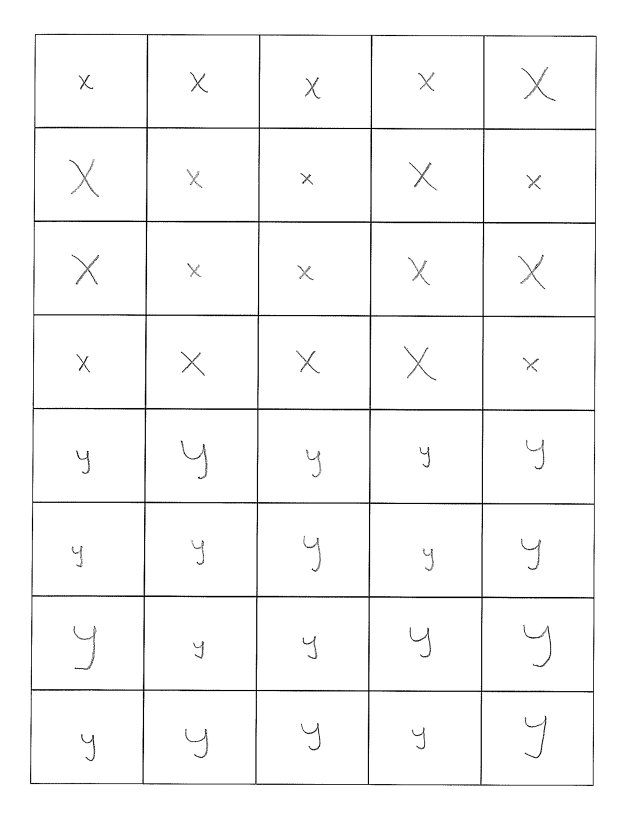
%> input picture x_y_train.png, 1275 x 1650 px (shown at 1/2 size)
$ octave final_sol.m   (GNU Octave 9; MATLAB toolbox functions it lacks are replaced by stand-ins)
%> lines starting %> are read from the running program, lines starting %| are printed output that depends on the picture
%% Preamble
% Andrew Walker
% AMATH 482 A
% Final Assignment - 3/19/14

close all;
clear all;

%% Crop Individual Letters
% Note that the image commands are, for the most part, commented out. I
% will plot only a few from each section for demonstration purposes and as
% to not overload the pdf with images. However, I have plotted them all and
% they all look reasonable.

xytrain = imread('x_y_train.png'); % Load the training set
%> xytrain is the input picture: size 1650x1275x3 uint8; min 0, max 255, mean 248.7
xytrain = xytrain(:,:,1);
%> xytrain: size 1650x1275 uint8
xytrain = xytrain(73:end-82,75:end-101); % Crop to the main array
%> xytrain: size 1496x1100 uint8
colormap gray;
image(xytrain,'CDataMapping','scaled'); % Check that it looks correct
axis off;

letter1 = xytrain(1:187,1:220);
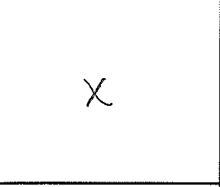
%> letter1: size 187x220 uint8; min 0, max 255, mean 249.8
figure;
colormap gray;
image(letter1,'CDataMapping','scaled'); % Check our first letter

% Do this for each letter in the array, and check that it looks okay,
% at this time we also crop a bit more to remove the black boarders
letter = cell(8,5);

for j=1:8
    for k=1:5
        letter{j,k} = xytrain(1+(187*(j-1)):187*j,1+(220*(k-1)):220*k);
        letter{j,k} = letter{j,k}(40:end-40,40:end-40);
        %figure; colormap gray;
        %image(letter{j,k},'CDataMapping','scaled');
    end
end
%> after the loop, letter = 40 items

figure; colormap gray; subplot(2,2,1), image(letter{1,1},'CDataMapping','scaled');
axis off; subplot(2,2,2), image(letter{5,1},'CDataMapping','scaled'); axis off;

% Now we want to remove whitespace to have the letter filling a rectangular
% array. To do this we will find the smallest rectangle that will contain
% the letter. For convenience we want white to correspond to 0, currently
% it is 255, so we will color invert the image for the sake of simplicity.
% We change the coloring back to regular before resizing the image.
for j=1:8
    for k=1:5
        letter{j,k} = 255 - letter{j,k};

        rowSum = sum(letter{j,k},1);
        colSum = sum(letter{j,k},2);
        nonWhiteHor = find(rowSum);
        nonWhiteVert = find(colSum);
        letter{j,k} = letter{j,k}(nonWhiteVert(1):nonWhiteVert(end), ...
                                  nonWhiteHor(1):nonWhiteHor(end));
        letter{j,k} = 255 - letter{j,k};

        % Now we can use the imresize function
        letter{j,k} = imresize(letter{j,k}, [8 8]);

        %figure; colormap gray;
        %image(letter{j,k},'CDataMapping','scaled');
    end
end

subplot(2,2,3), image(letter{1,1},'CDataMapping','scaled'); axis off;
subplot(2,2,4), image(letter{5,1},'CDataMapping','scaled'); axis off;
%> after `axis off`:
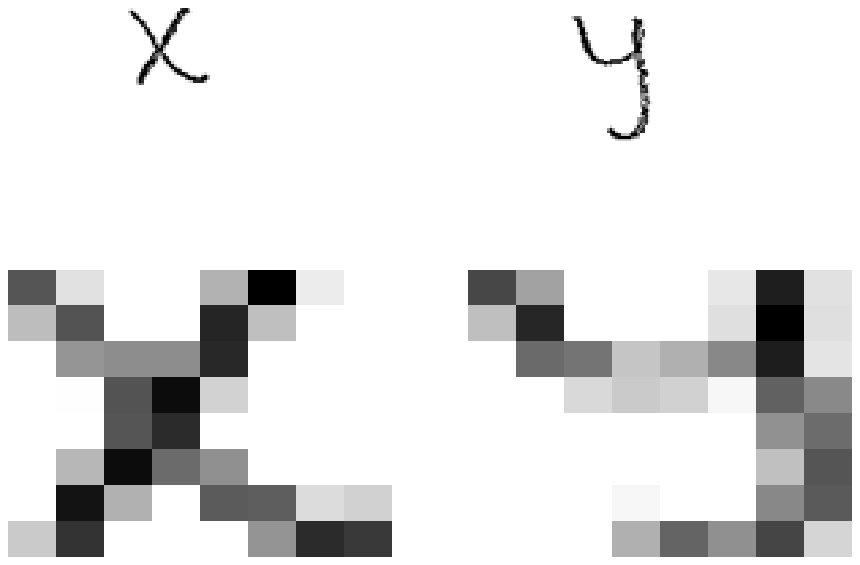
%> figure redrawn from the program's plot data, 4 panels

%% Implement the Approach on the Training Set
% This approach is inspired by a lecture given by Professor Brunton in
% AMATH 301. It is an adaptation of the 'eigenface' approach. We will use
% PCA on a set of training images to come up with a basis of 'average
% letters' on which we can project images. In this projected space x's and
% y's cluster separately. In fact we will find that we only need a single
% basis 'vector' to differentiate the letters, this suggests that a simpler
% approach may have also worked, but in the initial conception of the
% solution I assumed that it would be difficult to tell letters apart and
% hence chose a more robust method.

% Size of each picture
m = 8;
n = 8;

% Number of samples
N = 20;

avg = zeros(m*n,1);
A = [];

% Arrange our cropped and resize images
x = cell(1,20);
count = 1;
for j=1:4
    for k=1:5
        x{count} = letter{j,k};
        count = count + 1;
    end
end
%> after the loop, count = 21; x = 20 items
y = cell(1,20);
count = 1;
for j=5:8
    for k=1:5
        y{count} = letter{j,k};
        count = count + 1;
    end
end
%> after the loop, y = 20 items

% Load x
count = 0;
for j = 1:N
    u = x{j};
    M=double(u);
    R = reshape(M,m*n,1);
    A = [A,R];
    avg = avg + R;
    count = count + 1;
end
%> after the loop, avg = 64 values, max 5100 at index 3, min 3182 at index 29, mean 4545; count = 20

% Load y
for j = 1:N
    u = y{j};
    M = double(u);
    R = reshape(M,m*n,1);
    A = [A,R];
    avg = avg + R;
    count = count + 1;
end
%> after the loop, avg = 64 values, max 10200 at index 5, min 7179 at index 1, mean 9066.9
avg = avg /count;
%> avg = 64 values, max 255 at index 5, min 179.5 at index 1, mean 226.7

% Calculate the average
avgLetter = uint8(reshape(avg,m,n));
%> avgLetter = [179 232 255 255 254 240 202 219; 211 198 241 254 246 215 180 222; 244 218 193 222 205 195 203 232; 255 250 230 201 210 238 227 223; 255 255 243 207 224 252 235 217; 255 246 216 232 226 232 235 215; 249 223 223 245 246 221 204 217; 250 239 245 231 219 209 186 209]
figure; colormap gray; image(avgLetter,'CDataMapping','scaled');
axis off;

%De-mean the samples
for j = 1:2*N
    A(:,j) = A(:,j) - avg;
    R = reshape(A(:,j),m,n);
end

% SVD
[U,S,V] = svd(A,0);
Phi = U(:,1:2*N);
Phi(:,1) = -1*Phi(:,1);
figure; colormap gray;
count = 1;
% The nine most prominent basis 'vectors'
for j=1:9
    subplot(3,3,count)
    % The 1500* is for contrast purposes, otherwise we seen gray boxes
    image(uint8(reshape(1500*Phi(:,count),m,n)),'CDataMapping','scaled');
    count = count + 1;
    axis off;
end
%> after the loop, count = 10
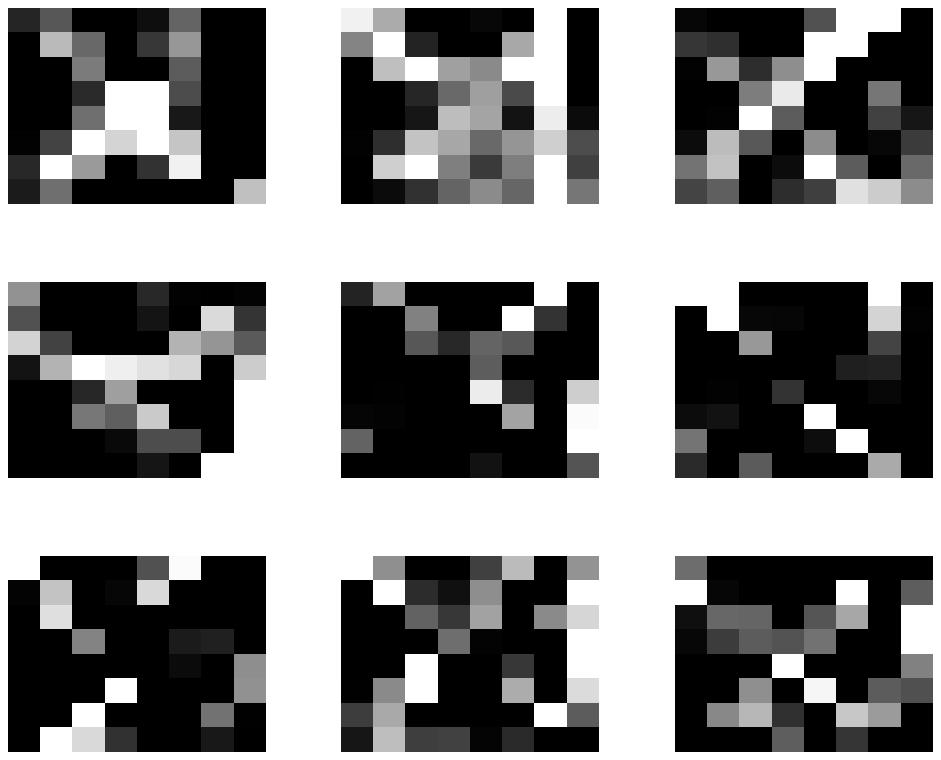
%> figure redrawn from the program's plot data, 9 panels

for j = 1:N
    imvec = A(:,j);
    X(:,j) = imvec'*Phi(:,1:3);
end
%> after the loop, X = 20 columns, first 8: [-228.9 -216.3 -177 -155.2 -135.5 -118.3 -155.3 -257.7; -30.15 -59.69 -13.2 -43.5 101.8 81.56 24.04 -141.8; -282.8 -32.34 -182.3 65.73 -57.08 37.78 -8.61 70.6]
for j = 1:N
    imvec = A(:,N+j);
    Y(:,j) = imvec'*Phi(:,1:3);
end
%> after the loop, Y = 20 columns, first 8: [195.6 93.29 147.8 259.7 159.3 210.4 169.1 139.7; -134.2 125.2 -4.65 -176.4 90.61 -88.46 14.92 47.62; -19.73 39.37 -14.92 -48.95 21.7 -24.9 5.38 -28.72]

% Plot the positions in a space spanned by the three most prominent basis
% 'vectors,' we have 40, but we can only visualize three.
figure;

plot3(X(1,:),X(2,:),X(3,:),'ro');
hold on;
plot3(Y(1,:),Y(2,:),Y(3,:),'bo');
legend('Training x','Training y');
grid on;
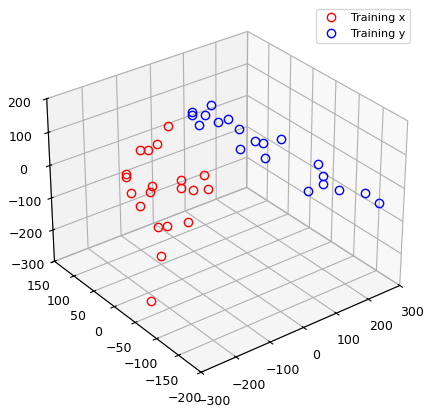
%> figure redrawn from the program's plot data

% We see that when we project our training images onto the first three
% eigenbasis that there is a clear distinction between an x and a y. In
% fact this is even overkill, we can plot just the first basis and see
% the separation is just as clear, as pointed out above, this suggests a
% simple method may also be just as effective given that we are ignoring 39
% of the basis 'vectors' we computed.

figure;

plot(X(1,:),'ro');
hold on;
plot(Y(1,:),'bo');
legend('Training x','Training y');
grid on;
xlabel('Sample #');
plot([0 20],[0 0],'k--'); % The zero line
%> figure, not shown here; highest point at x = 11, y = -94.13; highest point at x = 4, y = 259.7

% We have 100% differentiation in the training set

%% Test Our Approach on the Test Set

xytest = imread('x_y_test.png');
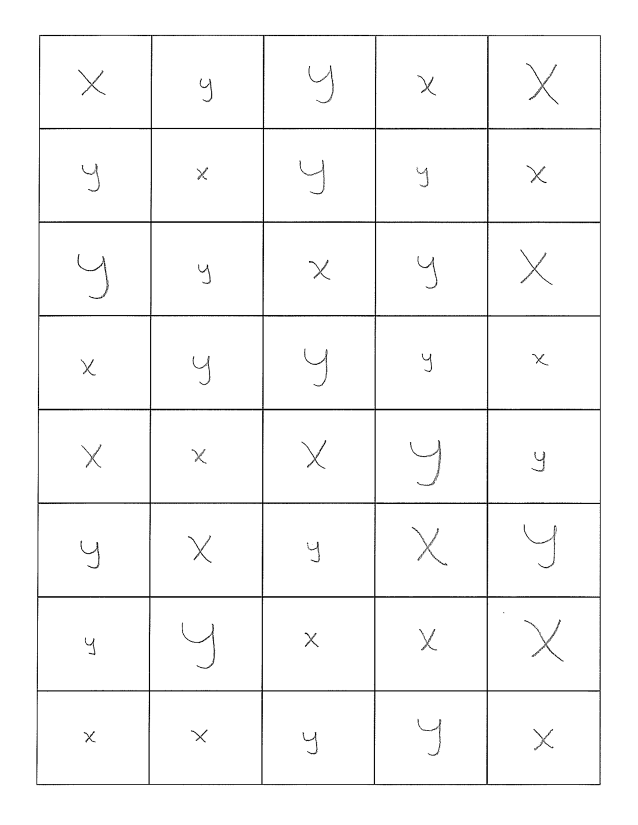
%> input picture x_y_test.png, 1275 x 1650 px (shown at 1/2 size)
%> xytest is the input picture: size 1650x1275x3 uint8; min 0, max 255, mean 248.6
xytest = xytest(:,:,1);
%> xytest: size 1650x1275 uint8
xytest = xytest(73:end-82,75:end-101);
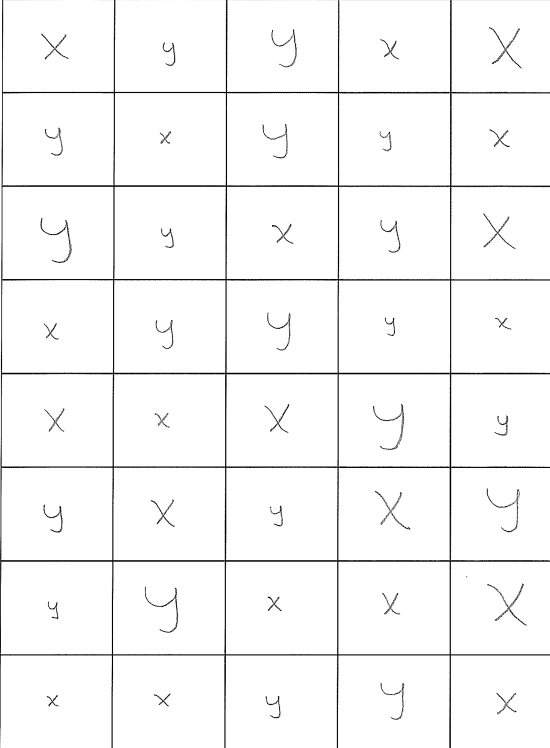
%> xytest: size 1496x1100 uint8 (shown at 1/2 size); min 0, max 255, mean 247.9

letterTest = cell(8,5);

for j=1:8
    for k=1:5
        letterTest{j,k} = xytest(1+(187*(j-1)):187*j,1+(220*(k-1)):220*k);
        letterTest{j,k} = letterTest{j,k}(40:end-40,40:end-40);
    end
end
%> after the loop, letterTest = 40 items

for j=1:8
    for k=1:5
        letterTest{j,k} = 255 - letterTest{j,k};

        rowSum = sum(letterTest{j,k},1);
        colSum = sum(letterTest{j,k},2);
        nonWhiteHor = find(rowSum);
        nonWhiteVert = find(colSum);
        letterTest{j,k} = letterTest{j,k}(nonWhiteVert(1):nonWhiteVert(end), ...
                                          nonWhiteHor(1):nonWhiteHor(end));
        letterTest{j,k} = 255 - letterTest{j,k};

        letterTest{j,k} = imresize(letterTest{j,k}, [8 8]);
    end
end

test = cell(1,40);
count = 1;
for j=1:8
    for k=1:5
        test{count} = letterTest{j,k};
        count = count + 1;
    end
end
%> after the loop, count = 41; test = 40 items

figure;
plot([0 40],[0 0],'k--');
hold on;
grid on;

% True values, 1=x, 0=y
isX = [1,0,0,1,1,0,1,0,0,1,0,0,1,0,1,1,0,0,0,...
       1,1,1,1,0,0,0,1,0,1,0,0,0,1,1,1,1,1,0,0,1];

for j=1:40
    u = double(test{j});
    u = reshape(u,m*n,1)-avg;
    proj = u'*Phi(:,1);
    % Plot a certain color depending on true value
    if isX(j)==1
        plot(j,proj,'g^');
    else
        plot(j,proj,'m^');
    end
end
%> this loop made 40 passes
%> proj on passes 1 to 12: -128.5, 250.2, 109.2, -156.4, -127.5, 158.7, -132, 92.32, 217.8, -148, 88.3, 188.4
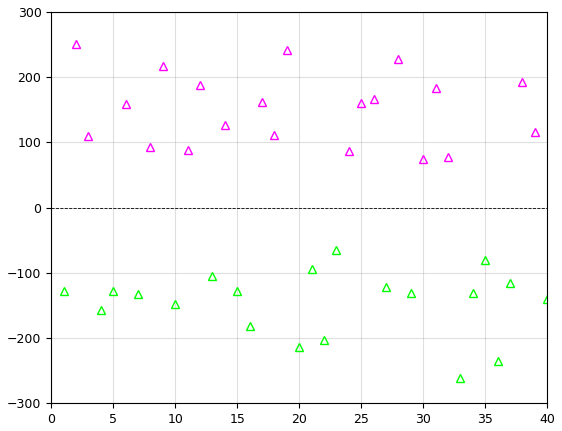
%> figure redrawn from the program's plot data

% We see that it got 100% accuracy on the testing set as well, everything
% above the zero line is actually a y, and everything below is actually
% an x!
